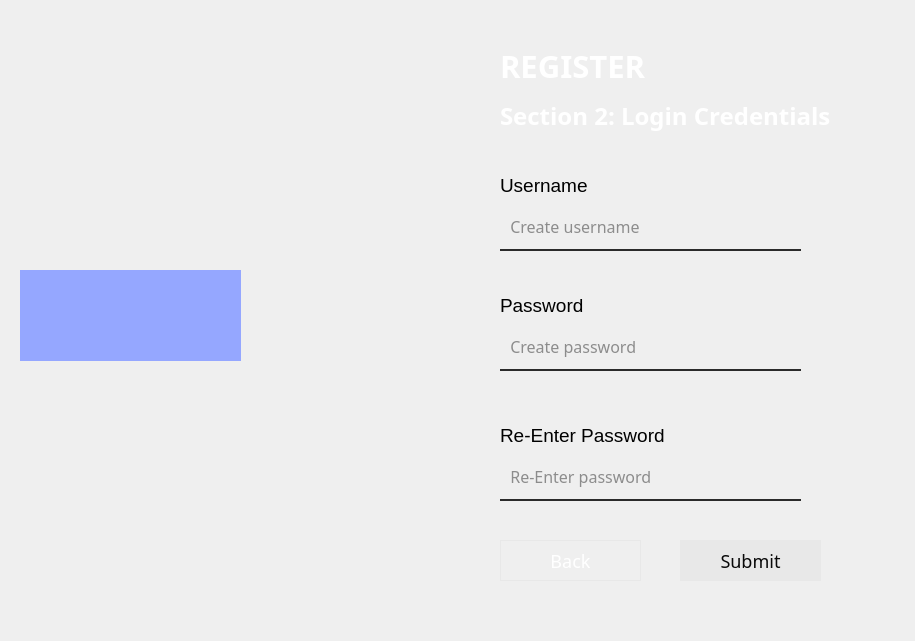
<?xml version="1.0" encoding="UTF-8"?>
<ui version="4.0">
 <class>Register2</class>
 <widget class="QMainWindow" name="Register2">
  <property name="geometry">
   <rect>
    <x>0</x>
    <y>0</y>
    <width>915</width>
    <height>641</height>
   </rect>
  </property>
  <property name="windowTitle">
   <string>MainWindow</string>
  </property>
  <widget class="QWidget" name="centralwidget">
   <widget class="QLabel" name="label_3">
    <property name="geometry">
     <rect>
      <x>20</x>
      <y>270</y>
      <width>221</width>
      <height>91</height>
     </rect>
    </property>
    <property name="styleSheet">
     <string notr="true">background-color: rgb(149, 167, 255);</string>
    </property>
    <property name="text">
     <string/>
    </property>
    <property name="pixmap">
     <pixmap>../images/PoCoH.png</pixmap>
    </property>
    <property name="scaledContents">
     <bool>true</bool>
    </property>
   </widget>
   <widget class="QLabel" name="label">
    <property name="geometry">
     <rect>
      <x>0</x>
      <y>0</y>
      <width>921</width>
      <height>641</height>
     </rect>
    </property>
    <property name="text">
     <string/>
    </property>
    <property name="pixmap">
     <pixmap>../images/login-bg.png</pixmap>
    </property>
    <property name="scaledContents">
     <bool>true</bool>
    </property>
   </widget>
   <widget class="QLabel" name="label_9">
    <property name="geometry">
     <rect>
      <x>500</x>
      <y>50</y>
      <width>371</width>
      <height>31</height>
     </rect>
    </property>
    <property name="font">
     <font>
      <family>Poppins</family>
      <pointsize>23</pointsize>
      <italic>false</italic>
      <bold>true</bold>
      <kerning>true</kerning>
     </font>
    </property>
    <property name="styleSheet">
     <string notr="true">color: rgb(255, 255, 255);
font: 700 23pt &quot;Poppins&quot;;</string>
    </property>
    <property name="text">
     <string>REGISTER</string>
    </property>
   </widget>
   <widget class="QLabel" name="label_13">
    <property name="geometry">
     <rect>
      <x>500</x>
      <y>100</y>
      <width>391</width>
      <height>31</height>
     </rect>
    </property>
    <property name="font">
     <font>
      <family>Poppins SemiBold</family>
      <pointsize>18</pointsize>
      <italic>false</italic>
      <bold>true</bold>
      <kerning>true</kerning>
     </font>
    </property>
    <property name="styleSheet">
     <string notr="true">color: rgb(255, 255, 255);
font: 600 18pt &quot;Poppins SemiBold&quot;;</string>
    </property>
    <property name="text">
     <string>Section 2: Login Credentials</string>
    </property>
   </widget>
   <widget class="QLineEdit" name="tusername">
    <property name="geometry">
     <rect>
      <x>500</x>
      <y>210</y>
      <width>301</width>
      <height>41</height>
     </rect>
    </property>
    <property name="font">
     <font>
      <family>Poppins</family>
      <pointsize>12</pointsize>
      <italic>false</italic>
      <bold>false</bold>
     </font>
    </property>
    <property name="styleSheet">
     <string notr="true">background-color:rgba(0, 0, 0, 0);
font: 12pt &quot;Poppins&quot;;
border-bottom:2px solid #2a2a2a;
border-radius: 30px;
color:#2a2a2a;
padding-bottom:7px;</string>
    </property>
    <property name="placeholderText">
     <string>  Create username</string>
    </property>
   </widget>
   <widget class="QLabel" name="label_5">
    <property name="geometry">
     <rect>
      <x>500</x>
      <y>170</y>
      <width>151</width>
      <height>31</height>
     </rect>
    </property>
    <property name="font">
     <font>
      <pointsize>14</pointsize>
     </font>
    </property>
    <property name="text">
     <string>Username</string>
    </property>
   </widget>
   <widget class="QPushButton" name="bback">
    <property name="geometry">
     <rect>
      <x>500</x>
      <y>540</y>
      <width>141</width>
      <height>41</height>
     </rect>
    </property>
    <property name="font">
     <font>
      <family>Poppins</family>
      <pointsize>-1</pointsize>
      <italic>false</italic>
      <bold>false</bold>
     </font>
    </property>
    <property name="styleSheet">
     <string notr="true">QPushButton#bback{
	font: 14pt &quot;Poppins&quot;;
 color: #ffffff;
 font-size: 18px;
 border-radius: 0.5em;
 border: 1px solid #e8e8e8;
}

QPushButton#bback:hover {
 border: 1px solid white;
color:#090909;
 background: #e8e8e8;
}
</string>
    </property>
    <property name="text">
     <string>Back</string>
    </property>
   </widget>
   <widget class="QLabel" name="label_8">
    <property name="geometry">
     <rect>
      <x>500</x>
      <y>420</y>
      <width>191</width>
      <height>31</height>
     </rect>
    </property>
    <property name="font">
     <font>
      <pointsize>14</pointsize>
     </font>
    </property>
    <property name="text">
     <string>Re-Enter Password</string>
    </property>
   </widget>
   <widget class="QLineEdit" name="tpass">
    <property name="geometry">
     <rect>
      <x>500</x>
      <y>330</y>
      <width>301</width>
      <height>41</height>
     </rect>
    </property>
    <property name="font">
     <font>
      <family>Poppins</family>
      <pointsize>12</pointsize>
      <italic>false</italic>
      <bold>false</bold>
     </font>
    </property>
    <property name="styleSheet">
     <string notr="true">background-color:rgba(0, 0, 0, 0);
font: 12pt &quot;Poppins&quot;;
border-bottom:2px solid #2a2a2a;
border-radius: 30px;
color:#2a2a2a;
padding-bottom:7px;</string>
    </property>
    <property name="echoMode">
     <enum>QLineEdit::Password</enum>
    </property>
    <property name="placeholderText">
     <string>  Create password</string>
    </property>
   </widget>
   <widget class="QPushButton" name="bsubmit">
    <property name="geometry">
     <rect>
      <x>680</x>
      <y>540</y>
      <width>141</width>
      <height>41</height>
     </rect>
    </property>
    <property name="font">
     <font>
      <family>Poppins</family>
      <pointsize>-1</pointsize>
      <italic>false</italic>
      <bold>false</bold>
     </font>
    </property>
    <property name="styleSheet">
     <string notr="true">QPushButton#bsubmit{
font: 14pt &quot;Poppins&quot;;
 color: #090909;
 font-size: 18px;
 border-radius: 0.5em;
 background: #e8e8e8;
 border: 1px solid #e8e8e8;
}

QPushButton#bsubmit:hover {
 border: 1px solid white;
}
</string>
    </property>
    <property name="text">
     <string>Submit</string>
    </property>
   </widget>
   <widget class="QLabel" name="label_7">
    <property name="geometry">
     <rect>
      <x>500</x>
      <y>290</y>
      <width>151</width>
      <height>31</height>
     </rect>
    </property>
    <property name="font">
     <font>
      <pointsize>14</pointsize>
     </font>
    </property>
    <property name="text">
     <string>Password</string>
    </property>
   </widget>
   <widget class="QLineEdit" name="trepass">
    <property name="geometry">
     <rect>
      <x>500</x>
      <y>460</y>
      <width>301</width>
      <height>41</height>
     </rect>
    </property>
    <property name="font">
     <font>
      <family>Poppins</family>
      <pointsize>12</pointsize>
      <italic>false</italic>
      <bold>false</bold>
     </font>
    </property>
    <property name="styleSheet">
     <string notr="true">background-color:rgba(0, 0, 0, 0);
border-bottom:2px solid #2a2a2a;
font: 12pt &quot;Poppins&quot;;
border-radius: 30px;
color:#2a2a2a;
padding-bottom:7px;</string>
    </property>
    <property name="echoMode">
     <enum>QLineEdit::Password</enum>
    </property>
    <property name="placeholderText">
     <string>  Re-Enter password</string>
    </property>
   </widget>
   <zorder>label</zorder>
   <zorder>label_3</zorder>
   <zorder>label_9</zorder>
   <zorder>label_13</zorder>
   <zorder>tusername</zorder>
   <zorder>label_5</zorder>
   <zorder>bback</zorder>
   <zorder>label_8</zorder>
   <zorder>tpass</zorder>
   <zorder>bsubmit</zorder>
   <zorder>label_7</zorder>
   <zorder>trepass</zorder>
  </widget>
 </widget>
 <resources/>
 <connections/>
</ui>
